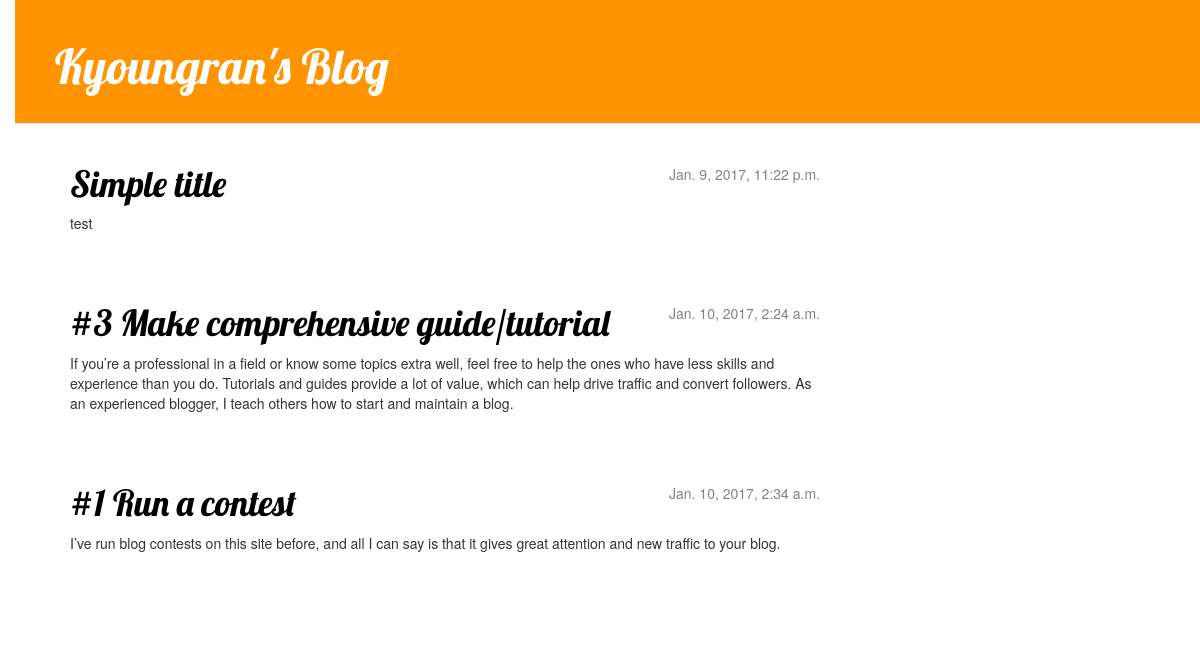
The page / on the database its author committed.
### blog/views.py (the view)
# urls.py: url(r'^$', views.post_list, name='post_list'),
def post_list(request):
    posts = Post.objects.filter(published_date__lte=timezone.now()).order_by('published_date')
    return render(request, 'blog/post_list.html', {'posts': posts})

### blog/templates/blog/post_list.html
{% extends 'blog/base.html' %}
{% block content %}
  {% for post in posts %}
    <div class="post">
      <div class="date">
        {{ post.published_date }}
      </div>
      <h1><a href="{% url 'post_detail' pk=post.pk %}">{{ post.title }}</a></h1>
      <p>{{ post.text|linebreaksbr }}</p>
    </div>
  {% endfor %}
{% endblock content %}

### blog/templates/blog/base.html (shortened to what this page needs)
{% load staticfiles %}
<html>
  <head>
    <link rel="stylesheet" href="//maxcdn.bootstrapcdn.com/bootstrap/3.3.7/css/bootstrap.min.css">
    <link rel="stylesheet" href="//maxcdn.bootstrapcdn.com/bootstrap/3.3.7/css/bootstrap-theme.min.css">
    <link rel="stylesheet" href="{% static 'css/blog.css' %}">
  </head>
  <body>
    <div class="page-header">
      <h1><a href="/">Kyoungran's Blog</a></h1>
    </div>
    <div class="content container">
      <div class="row">
        <div class="col-md-8">
        {% block content %}
        {% endblock %}
        </div>
      </div>
    </div>
  </body>
</html>

### blog/static/css/blog.css (style rules this page uses)
h1 a { color: #FCA205; font-family: 'Lobster'; }
body { padding-left: 15px; }
.page-header { background-color: #ff9400; margin-top: 0; padding: 20px 20px 20px 40px; }
.page-header h1, .page-header h1 a, .page-header h1 a:visited, .page-header h1 a:active { color: #ffffff; font-size: 36pt; text-decoration: none; }
.content { margin-left: 40px; }
h1, h2, h3, h4 { font-family: 'Lobster', cursive; }
.date { float: right; color: #828282; }
.post { margin-bottom: 70px; }
.post h1 a, .post h1 a:visited { color: #000000; }

### rows shown on the page
Post: published_date "Jan. 9, 2017, 11:22 p.m.", title "Simple title", text "test"
Post: published_date "Jan. 10, 2017, 2:24 a.m.", title "#3 Make comprehensive guide/tutorial", text "If you’re a professional in a field or know some topics extra well, feel free to help the ones who have less skills and experience than you do. Tutorials and guides provide a lot of value, which can help drive traffic and convert followers. As an experienced blogger, I teach others how to start and maintain a blog."
Post: published_date "Jan. 10, 2017, 2:34 a.m.", title "#1 Run a contest", text "I’ve run blog contests on this site before, and all I can say is that it gives great attention and new traffic to your blog."
